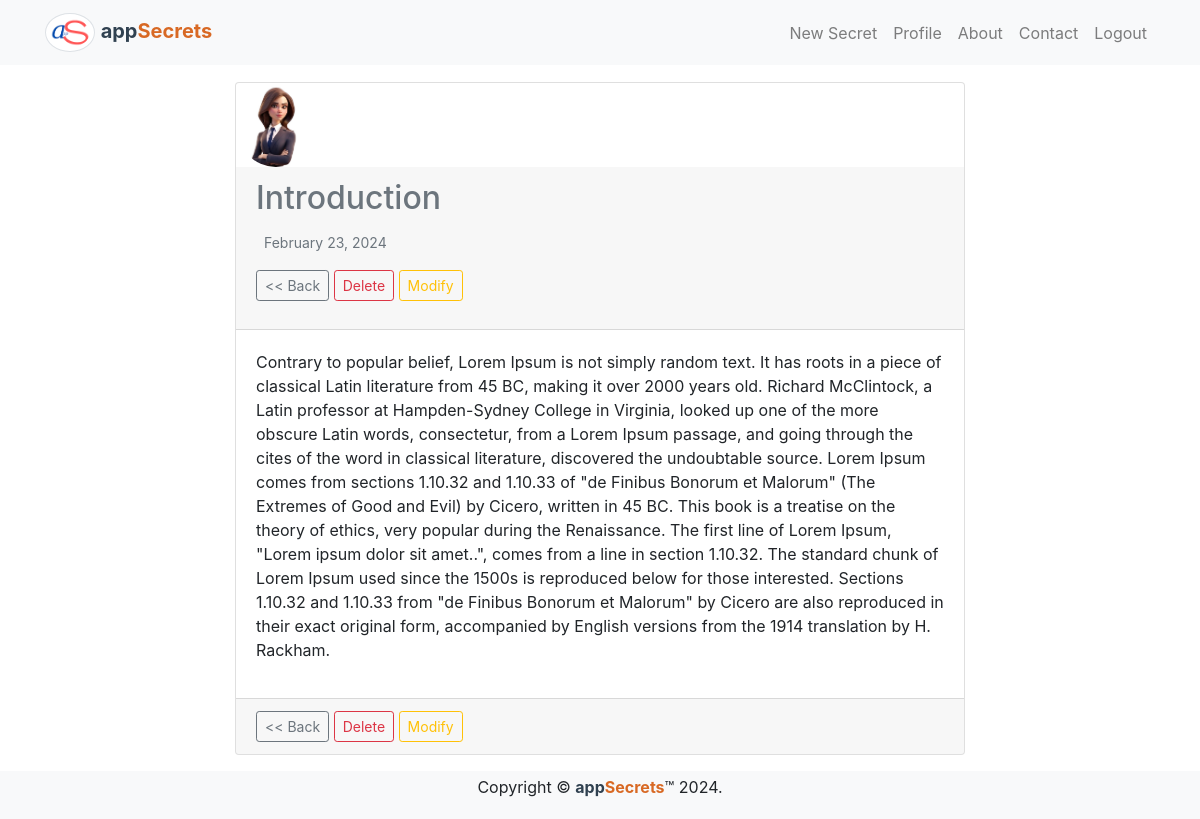
The page /secrets/566da01d2b3143f3b5d97c1d7ec2d5a5/ (signed in) on the database its author committed.
### mysecret/models.py (models this page shows, shortened)
class Secret(models.Model):
    secret_id = models.UUIDField(primary_key=True, default=uid.uuid4, editable=False)
    secret_title = models.CharField(max_length=120)
    secret_content = models.TextField()
    date_created = models.DateTimeField(default=timezone.now)
    date_modified = models.DateTimeField(auto_now=True)
    author = models.ForeignKey(User, on_delete=models.CASCADE)

### users/models.py (models this page shows, shortened)
class Profile(models.Model):
	user = models.OneToOneField(User, on_delete=models.CASCADE)
	avatar = models.ImageField(default='default.png', upload_to='avatars')

### users/views.py (the view)
# urls.py: path('secrets/<str:sid>/', user_views.secret_details, name='secret_details'),
@login_required
def secret_details(request, sid):
    if not is_valid_id(sid):
        messages.warning(request, "That ID provided is invalid!")
        return redirect('profile_page')
    try:
        secret = Secret.objects.get(secret_id=sid)
    except Secret.DoesNotExist:
        messages.warning(request, "That secret does not exist")
        return redirect('profile_page')
    context = {
        'title': secret.secret_title.title(),
        'secret': secret
    }
    return render(request, 'users/secret_details.html', context)

### users/views.py (called while the page is built)
def is_valid_id(uid):
    try:
        uuid_obj = uuid.UUID(uid)
        return True
    except ValueError:
        return False

### users/templates/users/secret_details.html (shortened to what this page needs)
{% extends 'mysecret/base.html' %}
{% load static %}
{% block content %}
{% include 'mysecret/includes/navigation.html' %}
    <main role="main" id="wrapper" class="wrapper mb-4 mt-4">
        <div class="container mb-4 mt-4">
            <div class="row">
                <div class="col-md-8 offset-md-2 mb-4">
                    <article class="card mb-2">
                        <img class="card-img-top rounded-circle img-fluid" src="{{ secret.author.profile.avatar.url }}" alt="{{ secret.author.profile.username|capfirst }}'s' Avatar" style="width: 80px;">
                        <div class="card-header">
                            <h2><p class="card-title text-muted" href="">{{ secret.secret_title|capfirst }}</p></h2>
                                <small class="text-muted">{{ secret.date_created|date:"F d, Y" }}</small>
                                <p class="mt-2 mb-2 py-2">
                                    <a class="btn btn-outline-secondary btn-sm" href="{% url 'profile_page' %}">&lt;&lt; Back</a>
                                    <a class="btn btn-outline-danger btn-sm" href="{% url 'confirm_secret_delete' secret.secret_id %}">Delete</a>
                                    <a class="btn btn-outline-warning btn-sm" href="{% url 'secret_update' secret.secret_id %}">Modify</a>
                                </p>
                        </div>
                        <div class="card-body">
                            <p>{{ secret.secret_content }}</p>
                        </div>
                        <div class="card-footer">
                            <a class="btn btn-outline-secondary btn-sm" href="{% url 'profile_page' %}">&lt;&lt; Back</a>
                            <a class="btn btn-outline-danger btn-sm" href="{% url 'confirm_secret_delete' secret.secret_id %}">Delete</a>
                            <a class="btn btn-outline-warning btn-sm" href="{% url 'secret_update' secret.secret_id %}">Modify</a>
                        </div>
                    </article>
                </div>
            </div>
        </div>
    </main>
{% endblock %}

### mysecret/static/mysecret/css/main.css (style rules this page uses)
body { padding-top: 50px; }
#wrapper { display: block; margin-top: 2rem !important; margin-bottom: 2rem !important; box-sizing: border-box; }

### rows shown on the page
Secret: author.profile.avatar (picture), secret_title "Introduction", date_created "February 23, 2024", secret_content "Contrary to popular belief, Lorem Ipsum is not simply random text. It has roots in a piece of classical Latin literature from 45 BC, making it over 2000 years old. Richard McClintock, a Latin professor at Hampden-Sydney College in Virginia, looked up one of the more obscure Latin words, consectetur, from a Lorem Ipsum passage, and going through the cites of the word in classical literature, discovered the undoubtable source. Lorem Ipsum comes from sections 1.10.32 and 1.10.33 of \"de Finibus Bonorum et Malorum\" (The Extremes of Good and Evil) by Cicero, written in 45 BC. This book is a treatise on the theory of ethics, very popular during the Renaissance. The first line of Lorem Ipsum,…"
